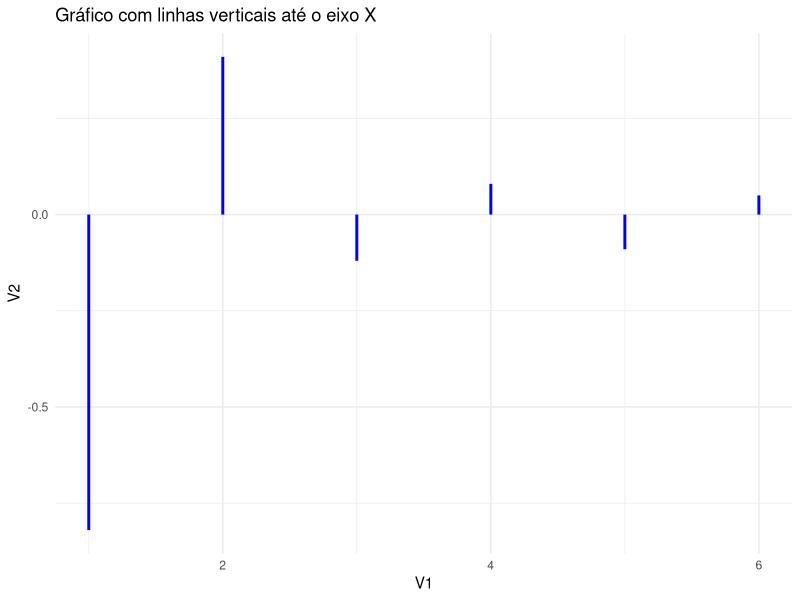
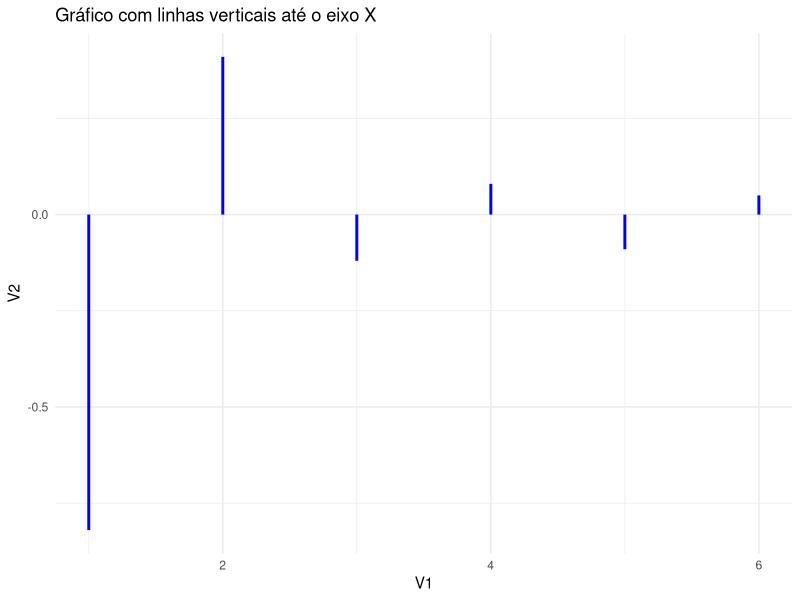
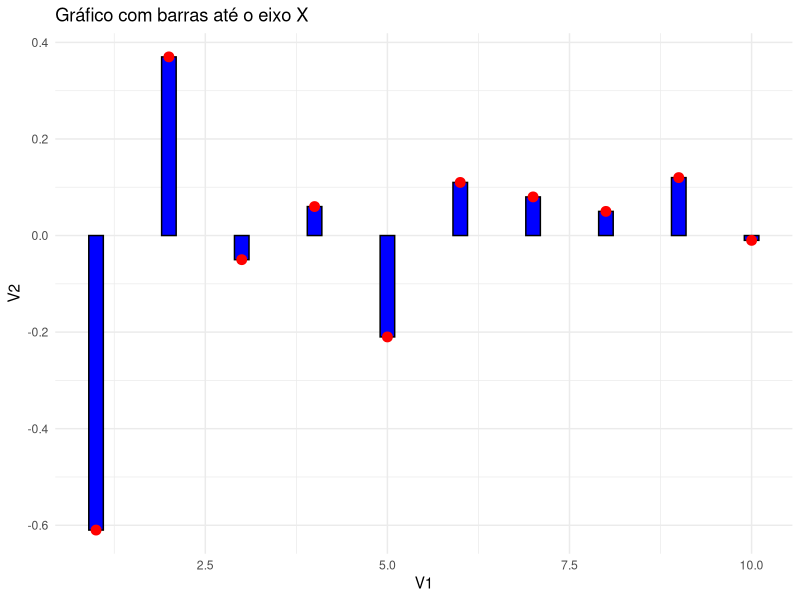

These charts were generated, in order, by the following R code:

library(ggplot2)

dados <- cbind(V1= c(1:6),
      V2= c(-0.82, 0.41, -0.12, 0.08, -0.09, 0.05),
      V3=c(-0.82, -0.43, -0.05, 0.25, -0.20, 0.12)
      )


# Criar o gráfico com barras como linhas
ggplot(dados, aes(x = V1, y = V2)) +
  geom_segment(aes(x = V1, xend = V1, y = 0, yend = V2), 
               color = "blue", lwd = 1) + # Adiciona as barras
  theme_minimal() +
  labs(x = "V1", y = "V2", title = "Gráfico com linhas verticais até o eixo X")

# Criar o gráfico com barras como linhas
ggplot(dados, aes(x = V1, y = V3)) +
  geom_segment(aes(x = V1, xend = V1, y = 0, yend = V2), 
               color = "blue", lwd = 1) + # Adiciona as barras
  theme_minimal() +
  labs(x = "V1", y = "V2", title = "Gráfico com linhas verticais até o eixo X")


library(ggplot2)

dados2 <- cbind(V1= c(1:10),
               V2= c(-0.61, 0.37, -0.05, 0.06, -0.21, 0.11, 0.08, 0.05, 0.12, -0.01)
)


# Criar o gráfico com barras até o eixo X
ggplot(dados2, aes(x = V1, y = V2)) +
  geom_col(width = 0.2, fill = "blue", color = "black") + # Adiciona as barras
  geom_point(size = 3, color = "red") +                  # Adiciona os pontos
  theme_minimal() +
  labs(x = "V1", y = "V2", title = "Gráfico com barras até o eixo X")
